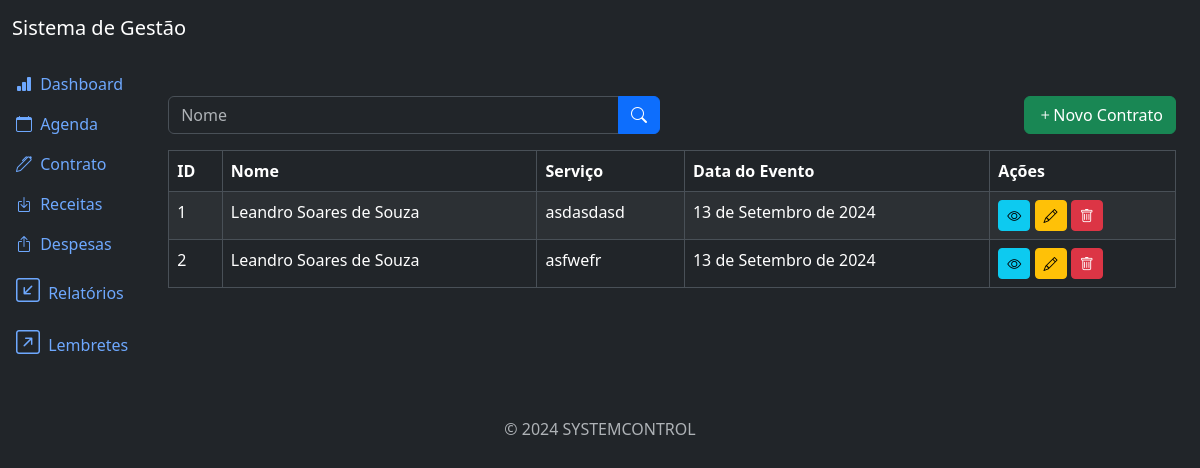
/contract/list/ (signed in), run on the app's committed database.
### contract/models.py (models this page shows, shortened)
class Contract(models.Model):
    name = models.CharField(max_length=500, null=True, blank=True)
    date_birth = models.DateField(null=True, blank=True)
    cpf = models.DecimalField(max_digits=20, decimal_places=2, null=True, blank=True)
    rg = models.DecimalField(max_digits=20, decimal_places=2, null=True, blank=True)
    adress = models.CharField(max_length=200, null=True, blank=True)
    cep = models.DecimalField(max_digits=20, decimal_places=2, null=True, blank=True)
    mailbox = models.EmailField(max_length=500, null=True, blank=True)
    phone = models.CharField(max_length=20, null=True, blank=True)
    service = models.TextField(null=True, blank=True)
    event_date = models.DateField(null=True, blank=True)
    local_pre = models.CharField(max_length=500, null=True, blank=True)
    event_local = models.CharField(max_length=500, null=True, blank=True)
    total_price = models.DecimalField(max_digits=20, decimal_places=2, null=True, blank=True)
    input_value = models.DecimalField(max_digits=20, decimal_places=2, null=True, blank=True)
    input_date = models.DateField(null=True, blank=True)
    residual_value = models.DecimalField(max_digits=20, decimal_places=2, null=True, blank=True)
    residual_date = models.DateField(null=True, blank=True)
    created_at = models.DateTimeField(auto_now_add=True)
    update_at = models.DateTimeField(auto_now=True)
    class Meta:
        ordering = ['name']

### contract/views.py (the view)
# urls.py: path('contract/list/', views.ContractListView.as_view(), name='contract_list'),
class ContractListView(LoginRequiredMixin, PermissionRequiredMixin, ListView):
    model = models.Contract
    template_name = 'contract_list.html'
    context_object_name = 'contracts'
    paginate_by = 10
    permission_required = 'contract.view_contract'
    def get_queryset(self):
        queryset = super().get_queryset()
        name = self.request.GET.get('name')
        if name:
            queryset = queryset.filter(name__icontains=name)
        return queryset

### contract/templates/contract_list.html (shortened to what this page needs)
{% extends 'base.html' %}
{% block content %}
<div class="row mb-3">
    <div class="col-md-6">
        <form method="get" action="{% url 'contract_list' %}">
            <div class="input-group">
                <input type="text" class="form-control" name="name" placeholder="Nome" value="{{ request.GET.name }}">
                <button type="submit" class="btn btn-primary">
                    <i class="bi bi-search"></i>
                </button>
            </div>
        </form>
    </div>
    <div class="col-md-6">
        <a href="{% url 'contract_create' %}" class="btn btn-success float-end">
            <i class="bi bi-plus"></i>Novo Contrato
        </a>
    </div>
</div>
<div class="table-responsive">
    <table class="table table-striped table-bordered">
        <thead class="thead-dark">
            <tr>
                <th>ID</th>
                <th>Nome</th>
                <th>Serviço</th>
                <th>Data do Evento</th>
                <th>Ações</th>
            </tr>
        </thead>
        <tbody>
            {% for contract in contracts %}
            <tr>
                <td>{{ contract.id }}</td>
                <td>{{ contract.name }}</td>
                <td>{{ contract.service }}</td>
                <td>{{ contract.event_date }}</td>
                <td>
                    <a href="{% url 'contract_detail' contract.id %}" class="btn btn-info btn-sm">
                        <i class="bi bi-eye"></i>
                    </a>
                    <a href="{% url 'contract_update' contract.id %}" class="btn btn-warning btn-sm">
                        <i class="bi bi-pencil"></i>
                    </a>
                    <a href="{% url 'contract_delete' contract.id %}" class="btn btn-danger btn-sm">
                        <i class="bi bi-trash"></i>
                    </a>
                </td>
            </tr>
            {% endfor %}
        </tbody>
    </table>
</div>
{% endblock %}

### data on the page
Contract: id "1", name "Leandro Soares de Souza", service "asdasdasd", event_date "13 de Setembro de 2024"
Contract: id "2", name "Leandro Soares de Souza", service "asfwefr", event_date "13 de Setembro de 2024"
